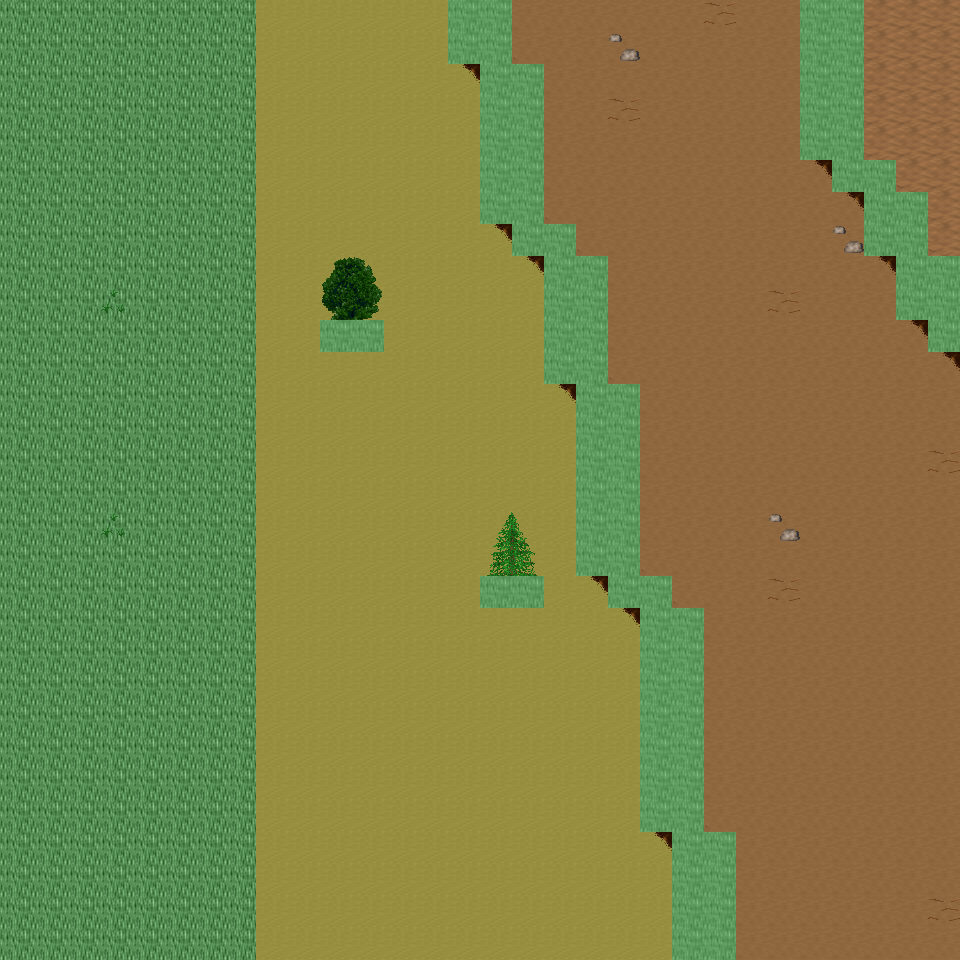

The image is a tile-based game level rendered from a .tmx file. Its description and source (layers, tilesets, objects; grid data summarised) follow:
An orthogonal 30x30 tile map with 32x32 px tiles, 6 tile layers (Ground, Object, Object2, Above, ...), 37 tilesets and 3 objects (3x mapExit).

<map version="1.0" orientation="orthogonal" renderorder="right-down" width="30" height="30" tilewidth="32" tileheight="32" nextobjectid="4">
  <tileset firstgid="1" name="tileset_ground_ground" tilewidth="32" tileheight="32" tilecount="33" columns="3">
    <image source="../drawable/tileset_ground_ground.png" width="96" height="352" />
  </tileset>
  <tileset firstgid="34" name="tileset_ground_ridge_earth_dark" tilewidth="32" tileheight="32" tilecount="96" columns="12">
    <image source="../drawable/tileset_ground_ridge_earth_dark.png" width="384" height="256" />
  </tileset>
  <tileset firstgid="130" name="tileset_ground_ridge_earth_pale" tilewidth="32" tileheight="32" tilecount="96" columns="12">
    <image source="../drawable/tileset_ground_ridge_earth_pale.png" width="384" height="256" />
  </tileset>
  <tileset firstgid="226" name="tileset_ground_earth_edges" tilewidth="32" tileheight="32" tilecount="18" columns="6">
    <image source="../drawable/tileset_ground_earth_edges.png" width="192" height="96" />
  </tileset>
  <tileset firstgid="244" name="tileset_ground_rock_pebbles" tilewidth="32" tileheight="32" tilecount="3" columns="1">
    <image source="../drawable/tileset_ground_rock_pebbles.png" width="32" height="96" />
  </tileset>
  <tileset firstgid="247" name="tileset_plant_grasses" tilewidth="32" tileheight="32" tilecount="6" columns="3">
    <image source="../drawable/tileset_plant_grasses.png" width="96" height="64" />
  </tileset>
  <tileset firstgid="253" name="tileset_plant_flower_daisy_yellow" tilewidth="32" tileheight="32" tilecount="8" columns="2">
    <image source="../drawable/tileset_plant_flower_daisy_yellow.png" width="64" height="128" />
  </tileset>
  <tileset firstgid="261" name="tileset_plant_bush_bushes" tilewidth="32" tileheight="32" tilecount="10" columns="5">
    <image source="../drawable/tileset_plant_bush_bushes.png" width="160" height="64" />
  </tileset>
  <tileset firstgid="271" name="tileset_plant_flower_daisy_red" tilewidth="32" tileheight="32" tilecount="8" columns="2">
    <image source="../drawable/tileset_plant_flower_daisy_red.png" width="64" height="128" />
  </tileset>
  <tileset firstgid="279" name="tileset_plant_tree_tree_darkgreen" tilewidth="32" tileheight="32" tilecount="88" columns="8">
    <image source="../drawable/tileset_plant_tree_tree_darkgreen.png" width="256" height="352" />
  </tileset>
  <tileset firstgid="367" name="tileset_plant_flower_daisy_blue" tilewidth="32" tileheight="32" tilecount="8" columns="2">
    <image source="../drawable/tileset_plant_flower_daisy_blue.png" width="64" height="128" />
  </tileset>
  <tileset firstgid="375" name="tileset_item_corpse_skull_pale" tilewidth="32" tileheight="32" tilecount="2" columns="2">
    <image source="../drawable/tileset_item_corpse_skull_pale.png" width="64" height="32" />
  </tileset>
  <tileset firstgid="377" name="tileset_plant_vine" tilewidth="32" tileheight="32" tilecount="3" columns="1">
    <image source="../drawable/tileset_plant_vine.png" width="32" height="96" />
  </tileset>
  <tileset firstgid="380" name="tileset_plant_flower_daisy_white" tilewidth="32" tileheight="32" tilecount="8" columns="2">
    <image source="../drawable/tileset_plant_flower_daisy_white.png" width="64" height="128" />
  </tileset>
  <tileset firstgid="388" name="tileset_item_corpse_huge_animal" tilewidth="32" tileheight="32" tilecount="16" columns="2">
    <image source="../drawable/tileset_item_corpse_huge_animal.png" width="64" height="256" />
  </tileset>
  <tileset firstgid="404" name="tileset_building_fence_fence_chunky" tilewidth="32" tileheight="32" tilecount="21" columns="3">
    <image source="../drawable/tileset_building_fence_fence_chunky.png" width="96" height="224" />
  </tileset>
  <tileset firstgid="425" name="tileset_ground_eye" tilewidth="32" tileheight="32" tilecount="9" columns="3">
    <image source="../drawable/tileset_ground_eye.png" width="96" height="96" />
  </tileset>
  <tileset firstgid="434" name="tileset_logic_creature_gnome" tilewidth="32" tileheight="32" tilecount="6" columns="6">
    <image source="../drawable/tileset_logic_creature_gnome.png" width="192" height="32" />
  </tileset>
  <tileset firstgid="440" name="tileset_logic_creature_animal" tilewidth="32" tileheight="32" tilecount="32" columns="8">
    <image source="../drawable/tileset_logic_creature_animal.png" width="256" height="128" />
  </tileset>
  <tileset firstgid="472" name="tileset_logic_collision" tilewidth="32" tileheight="32" tilecount="1" columns="1">
    <image source="../drawable/tileset_logic_collision.png" width="32" height="32" />
  </tileset>
  <tileset firstgid="473" name="tileset_plant_tree_taller_trees" tilewidth="32" tileheight="32" tilecount="32" columns="8">
    <image source="../drawable/tileset_plant_tree_taller_trees.png" width="256" height="128" />
  </tileset>
  <tileset firstgid="505" name="tileset_plant_tree_spruce" tilewidth="32" tileheight="32" tilecount="6" columns="2">
    <image source="../drawable/tileset_plant_tree_spruce.png" width="64" height="96" />
  </tileset>
  <tileset firstgid="511" name="tileset_ground_blue_paving" tilewidth="32" tileheight="32" tilecount="2" columns="1">
    <image source="../drawable/tileset_ground_blue_paving.png" width="32" height="64" />
  </tileset>
  <tileset firstgid="513" name="tileset_ground_grass_edges" tilewidth="32" tileheight="32" tilecount="36" columns="12">
    <image source="../drawable/tileset_ground_grass_edges.png" width="384" height="96" />
  </tileset>
  <tileset firstgid="549" name="tileset_ground_grass_corners" tilewidth="32" tileheight="32" tilecount="24" columns="6">
    <image source="../drawable/tileset_ground_grass_corners.png" width="192" height="128" />
  </tileset>
  <tileset firstgid="573" name="tileset_logic_item_fruits" tilewidth="32" tileheight="32" tilecount="10" columns="10">
    <image source="../drawable/tileset_logic_item_fruits.png" width="256" height="64" />
  </tileset>
  <tileset firstgid="583" name="tileset_building_house_pink_blue" tilewidth="32" tileheight="32" tilecount="99" columns="11">
    <image source="../drawable/tileset_building_house_pink_blue.png" width="352" height="288" />
  </tileset>
  <tileset firstgid="682" name="tileset_building_fence_stone_fence_white" tilewidth="32" tileheight="32" tilecount="9" columns="3">
    <image source="../drawable/tileset_building_fence_stone_fence_white.png" width="96" height="96" />
  </tileset>
  <tileset firstgid="691" name="tileset_plant_tree_pine_tree" tilewidth="32" tileheight="32" tilecount="20" columns="4">
    <image source="../drawable/tileset_plant_tree_pine_tree.png" width="128" height="160" />
  </tileset>
  <tileset firstgid="711" name="tileset_furniture_chair_bench_wooden" tilewidth="32" tileheight="32" tilecount="8" columns="2">
    <image source="../drawable/tileset_furniture_chair_bench_wooden.png" width="64" height="128" />
  </tileset>
  <tileset firstgid="719" name="tileset_item_postbox" tilewidth="32" tileheight="32" tilecount="4" columns="2">
    <image source="../drawable/tileset_item_postbox.png" width="64" height="64" />
  </tileset>
  <tileset firstgid="723" name="tileset_logic_portal" tilewidth="32" tileheight="32" tilecount="24" columns="8">
    <image source="../drawable/tileset_logic_portal.png" width="256" height="96" />
  </tileset>
  <tileset firstgid="747" name="tileset_furniture_light_lamp_blue" tilewidth="32" tileheight="32" tilecount="3" columns="1">
    <image source="../drawable/tileset_furniture_light_lamp_blue.png" width="32" height="96" />
  </tileset>
  <tileset firstgid="750" name="tileset_light_dim_light_7x5" tilewidth="32" tileheight="32" tilecount="35" columns="7">
    <image source="../drawable/tileset_light_dim_light_7x5.png" width="224" height="160" />
  </tileset>
  <tileset firstgid="785" name="tileset_light_light_5x5" tilewidth="32" tileheight="32" tilecount="25" columns="5">
    <image source="../drawable/tileset_light_light_5x5.png" width="160" height="160" />
  </tileset>
  <tileset firstgid="810" name="tileset_logic_creature_reptile" tilewidth="32" tileheight="32" tilecount="7" columns="7">
    <image source="../drawable/tileset_logic_creature_reptile.png" width="224" height="32" />
  </tileset>
  <tileset firstgid="817" name="tileset_plant_bushes_and_trees" tilewidth="32" tileheight="32" tilecount="144" columns="16">
    <image source="../drawable/tileset_plant_bushes_and_trees.png" width="512" height="289" />
  </tileset>
  <layer name="Ground" width="30" height="30">
    <data>[900 cells, 900 non-empty, 4 distinct tile ids]</data>
  </layer>
  <layer name="Object" width="30" height="30">
    <data>[900 cells, 104 non-empty, 10 distinct tile ids]</data>
  </layer>
  <layer name="Object2" width="30" height="30">
    <data>[900 cells, 11 non-empty, 3 distinct tile ids]</data>
  </layer>
  <layer name="Above" width="30" height="30">
    <data>[900 cells, 10 non-empty, 9 distinct tile ids]</data>
  </layer>
  <layer name="Above2" width="30" height="30">
    <data>[900 cells, 0 non-empty, 0 distinct tile ids]</data>
  </layer>
  <layer name="Walkable" width="30" height="30">
    <data>[900 cells, 85 non-empty, 1 distinct tile ids]</data>
  </layer>
  <objectgroup name="MapEvents">
    <object id="1" name="south" type="mapExit" x="0" y="928" width="672" height="32">
      <properties>
        <property name="map" value="level_0_x89_y77" />
        <property name="x" value="0" />
        <property name="y" value="1" />
      </properties>
    </object>
    <object id="2" name="south2" type="mapExit" x="736" y="928" width="224" height="32">
      <properties>
        <property name="map" value="level_0_x89_y77" />
        <property name="x" value="23" />
        <property name="y" value="1" />
      </properties>
    </object>
    <object id="3" name="west" type="mapExit" x="0" y="0" width="32" height="960">
      <properties>
        <property name="map" value="level_0_x88_y76" />
        <property name="x" value="28" />
        <property name="y" value="0" />
      </properties>
    </object>
  </objectgroup>
</map>
